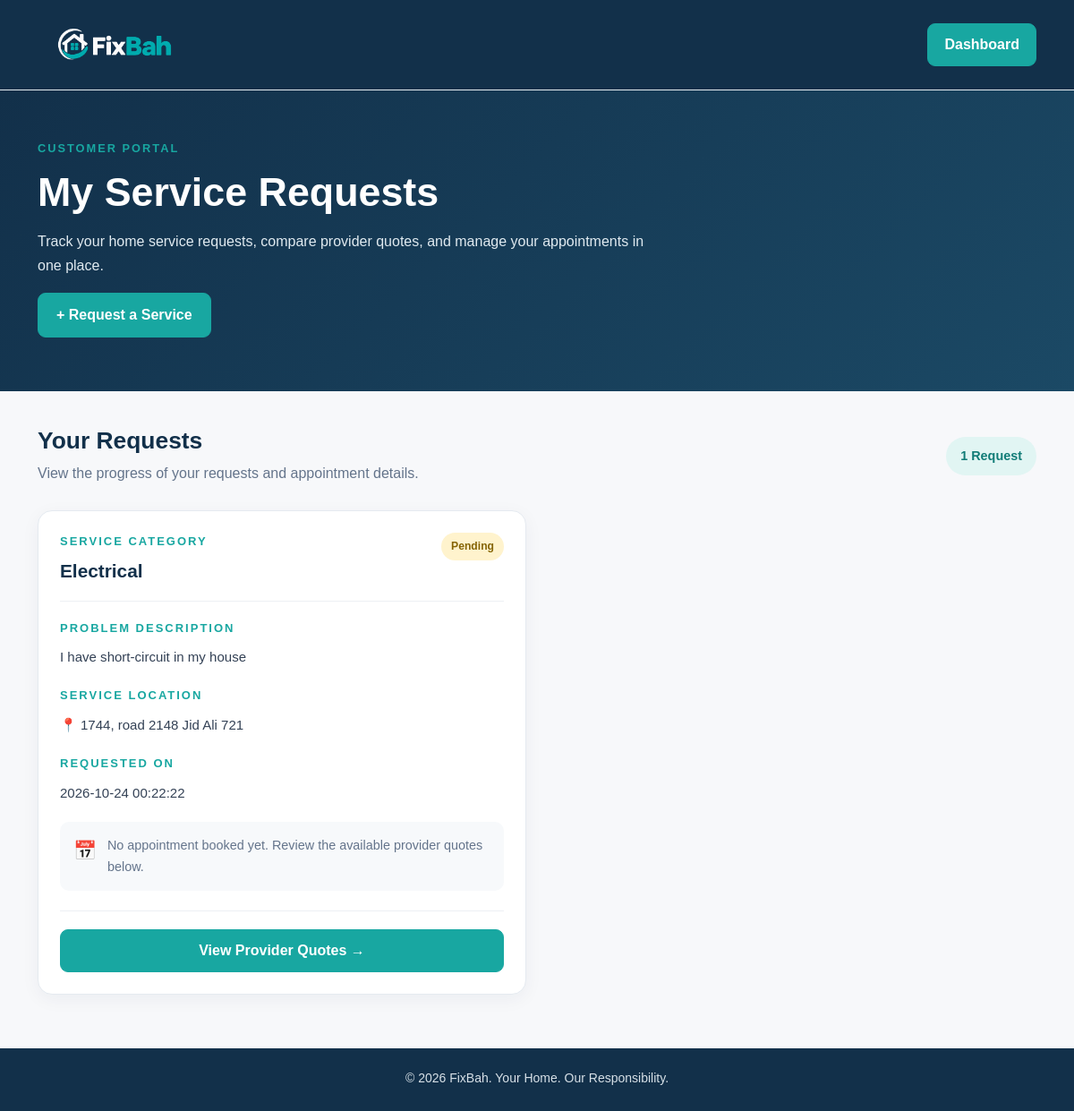
/my-requests (signed in), run on the app's committed database.
### tables this page shows
CREATE TABLE service_requests (
    id INTEGER PRIMARY KEY AUTOINCREMENT,
    customer_id INTEGER NOT NULL,
    category_id INTEGER NOT NULL,
    description TEXT NOT NULL,
    location TEXT NOT NULL,
    status TEXT NOT NULL DEFAULT 'open',
    created_at DATETIME DEFAULT CURRENT_TIMESTAMP, customer_phone TEXT,
    FOREIGN KEY (customer_id) REFERENCES users(id),
    FOREIGN KEY (category_id) REFERENCES categories(id)
);

CREATE TABLE categories (
    id INTEGER PRIMARY KEY AUTOINCREMENT,
    name TEXT UNIQUE NOT NULL,
    description TEXT
);

### app.py (the view)
@app.route("/my-requests")
def my_requests():
    if "user_id" not in session:
        return redirect(url_for("login"))
    db = get_db_connection()
    requests_list = db.execute("""
        SELECT
            service_requests.id,
            categories.name AS category_name,
            service_requests.description,
            service_requests.location,
            service_requests.status,
            service_requests.created_at,

            bookings.appointment_date,
            bookings.status AS booking_status,

            quotes.price,

            providers.business_name,
            providers.phone

        FROM service_requests

        JOIN categories
            ON service_requests.category_id = categories.id

        LEFT JOIN quotes
            ON quotes.request_id = service_requests.id
            AND quotes.status = 'accepted'

        LEFT JOIN bookings
            ON bookings.quote_id = quotes.id

        LEFT JOIN providers
            ON quotes.provider_id = providers.id

        WHERE service_requests.customer_id = ?

        ORDER BY service_requests.id DESC

    """, (session["user_id"],)).fetchall()
    db.close()
    return render_template(
        "my_requests.html",
        requests_list=requests_list
    )

### database.py (called while the page is built)
def get_db_connection():
    db = sqlite3.connect(DATABASE)
    db.row_factory = sqlite3.Row
    db.execute("PRAGMA foreign_keys = ON")
    return db

### templates/my_requests.html (shortened to what this page needs)
<!DOCTYPE html>
<html lang="en">
<head>
    <link
        href="https://cdn.jsdelivr.net/npm/bootstrap@5.3.3/dist/css/bootstrap.min.css"
        rel="stylesheet"
    >
    <link
        rel="stylesheet"
        href="{{ url_for('static', filename='css/style.css') }}"
    >
</head>
<body class="my-requests-page">
    <nav class="navbar navbar-dark dashboard-navbar">
        <div class="container">
            <a class="navbar-brand d-flex align-items-center" href="{{ url_for('home') }}">
                <img
                    src="{{ url_for('static', filename='images/fixbah-logo.png') }}"
                    alt="FixBah logo"
                    class="fixbah-logo"
                >
            </a>
            <a href="{{ url_for('dashboard') }}"
               class="btn btn-primary-brand">
                Dashboard
            </a>
        </div>
    </nav>
    <section class="my-requests-header">
        <div class="container">
            <p class="dashboard-label">CUSTOMER PORTAL</p>
            <h1>My Service Requests</h1>
            <p>
                Track your home service requests, compare provider quotes,
                and manage your appointments in one place.
            </p>
            <a href="{{ url_for('request_service') }}"
               class="btn btn-primary-brand mt-3">
                + Request a Service
            </a>
        </div>
    </section>
    <main class="container my-requests-content">
        <div class="my-requests-section-heading">
            <div>
                <h2>Your Requests</h2>
                <p>
                    View the progress of your requests and appointment details.
                </p>
            </div>
            <span class="requests-count">
                {{ requests_list|length }}
                {% if requests_list|length == 1 %}
                    Request
                {% else %}
                    Requests
                {% endif %}
            </span>
        </div>
        {% if requests_list %}
            <div class="row g-4">
                {% for item in requests_list %}
                    <div class="col-12 col-lg-6">
                        <article class="customer-request-card">
                            <div class="customer-request-header">
                                <div>
                                    <span class="request-label">
                                        SERVICE CATEGORY
                                    </span>
                                    <h3>{{ item.category_name }}</h3>
                                </div>
                                <div>
                                    {% if item.status == 'pending' %}
                                        <span class="request-status request-pending">
                                            Pending
                                        </span>
                                    {% elif item.status == 'confirmed' %}
                                        <span class="request-status request-confirmed">
                                            Confirmed
                                        </span>
                                    {% elif item.status == 'completed' %}
                                        <span class="request-status request-completed">
                                            Completed
                                        </span>
                                    {% else %}
                                        <span class="request-status request-other">
                                            {{ item.status|capitalize }}
                                        </span>
                                    {% endif %}
                                </div>
                            </div>
                            <div class="customer-request-description">
                                <span class="request-label">
                                    PROBLEM DESCRIPTION
                                </span>
                                <p>{{ item.description }}</p>
                            </div>
                            <div class="customer-request-location">
                                <span class="request-label">
                                    SERVICE LOCATION
                                </span>
                                <p>📍 {{ item.location }}</p>
                            </div>
                            <div class="customer-request-date">
                                <span class="request-label">
                                    REQUESTED ON
                                </span>
                                <p>{{ item.created_at or "Not available" }}</p>
                            </div>
                            {% if item.appointment_date %}
                                <div class="customer-booking-details">
                                    <div class="booking-details-heading">
                                        <span>✓</span>
                                        <h4>Appointment Details</h4>
                                    </div>
                                    <div class="booking-info-grid">
                                        <div>
                                            <span class="request-label">
                                                PROVIDER
                                            </span>
                                            <p>
                                                {{ item.business_name or "Not available" }}
                                            </p>
                                        </div>
                                        <div>
                                            <span class="request-label">
                                                PRICE
                                            </span>
                                            <p class="customer-booking-price">
                                                BHD {{ "%.3f"|format(item.price or 0) }}
                                            </p>
                                        </div>
                                        <div>
                                            <span class="request-label">
                                                APPOINTMENT
                                            </span>
                                            <p>{{ item.appointment_date }}</p>
                                        </div>
                                        <div>
                                            <span class="request-label">
                                                PROVIDER PHONE
                                            </span>
                                            <p>{{ item.phone or "Not available" }}</p>
                                        </div>
                                    </div>
                                    <div class="customer-booking-status">
                                        <span class="request-label">
                                            BOOKING STATUS
                                        </span>
                                        {% if item.booking_status == 'pending' %}
                                            <span class="request-status request-pending">
                                                Awaiting Provider Confirmation
                                            </span>
                                        {% elif item.booking_status == 'confirmed' %}
                                            <span class="request-status request-confirmed">
                                                Confirmed
                                            </span>
                                        {% elif item.booking_status == 'completed' %}
                                            <span class="request-status request-completed">
                                                Completed
                                            </span>
                                        {% elif item.booking_status == 'rejected' %}
                                            <span class="request-status request-rejected">
                                                Rejected
                                            </span>
                                        {% elif item.booking_status == 'cancelled' %}
                                            <span class="request-status request-rejected">
                                                Cancelled
                                            </span>
                                        {% else %}
                                            <span class="request-status request-other">
                                                {{ item.booking_status|capitalize }}
                                            </span>
                                        {% endif %}
                                    </div>
                                </div>
                            {% else %}
                                <div class="customer-no-booking">
                                    <span>📅</span>
                                    <p>
                                        No appointment booked yet.
                                        Review the available provider quotes below.
                                    </p>
                                </div>
                            {% endif %}
                            <div class="customer-request-actions">
                                <a
                                    href="{{ url_for('my_quotes', request_id=item.id) }}"
                                    class="btn btn-primary-brand w-100"
                                >
                                    View Provider Quotes →
                                </a>
                            </div>
                        </article>
                    </div>
                {% endfor %}
            </div>
        {% endif %}
    </main>
    <footer class="dashboard-footer">
        <div class="container text-center">
            <p>
                © 2026 FixBah. Your Home. Our Responsibility.
            </p>
        </div>
    </footer>
</body>
</html>

### data on the page
service_requests: category_name "Electrical", status "Pending", description "I have short-circuit in my house", location "1744, road 2148 Jid Ali 721", created_at "2026-10-24 00:22:22"

### other printed values
{{ requests_list|length }} "1"
